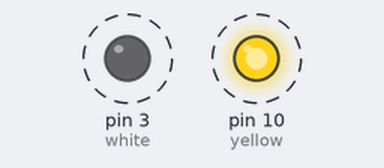
This sketch was run on a simulated Arduino Uno, built with avr-gcc and run on an emulated ATmega328P. Shown: output pins drawn as LEDs (lit = HIGH). Dashed ring = blinking.

Above: at 1.6 s.
Timing chart, 0 to 4.5 s (numbered marks = the images above):
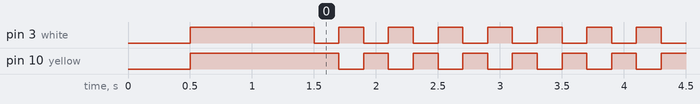

Measured:
- by itself, pin 3 (white), pin 10 (yellow): alternates HIGH for 0.20 s and LOW for 0.20 s

The sketch:

problem1.ino
```cpp
/*

*/
int white=3;
int yellow=10;
void setup() {
  delay(500);
  pinMode(white,OUTPUT);
  pinMode(yellow,OUTPUT);
  digitalWrite(yellow,HIGH);
  digitalWrite(white,HIGH);
  delay(1000);
}

void loop() {
  digitalWrite(yellow,HIGH);
  digitalWrite(white,LOW);
  delay(200);
  digitalWrite(yellow,LOW);
  digitalWrite(white,HIGH);
  delay(200);

}
```
